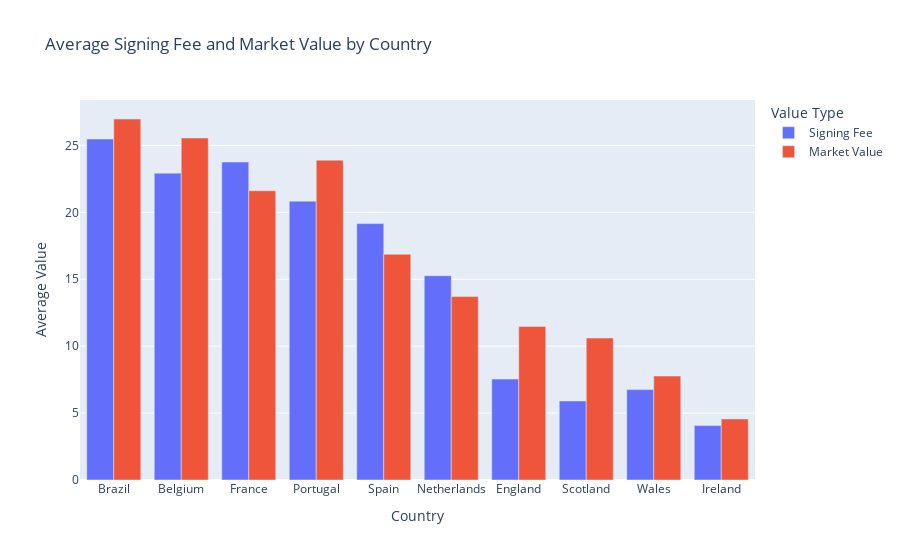

Notebook cell for this chart:
### Code cell
valuation_plot(countries, 'country')

### Figure 1 — Plotly figure (JSON) as saved in the notebook; plotly's stock layout.template omitted (floating-point values rounded to 4 significant figures)
{"data": [{"name": "Signing Fee", "type": "bar", "x": ["Belgium", "Brazil", "England", "France", "Ireland", "Netherlands", "Portugal", "Scotland", "Spain", "Wales"], "xaxis": "x", "y": [22.93, 25.48, 7.543, 23.76, 4.068, 15.26, 20.84, 5.91, 19.16, 6.753], "yaxis": "y"}, {"name": "Market Value", "type": "bar", "x": ["Belgium", "Brazil", "England", "France", "Ireland", "Netherlands", "Portugal", "Scotland", "Spain", "Wales"], "xaxis": "x", "y": [25.55, 26.97, 11.48, 21.61, 4.564, 13.71, 23.9, 10.61, 16.87, 7.766], "yaxis": "y"}], "layout": {"barmode": "group", "legend": {"title": {"text": "Value Type"}}, "title": {"text": "Average Signing Fee and Market Value by Country"}, "xaxis": {"anchor": "y", "categoryorder": "total descending", "domain": [0, 1], "title": {"text": "Country"}}, "yaxis": {"anchor": "x", "domain": [0, 1], "title": {"text": "Average Value"}}}}
